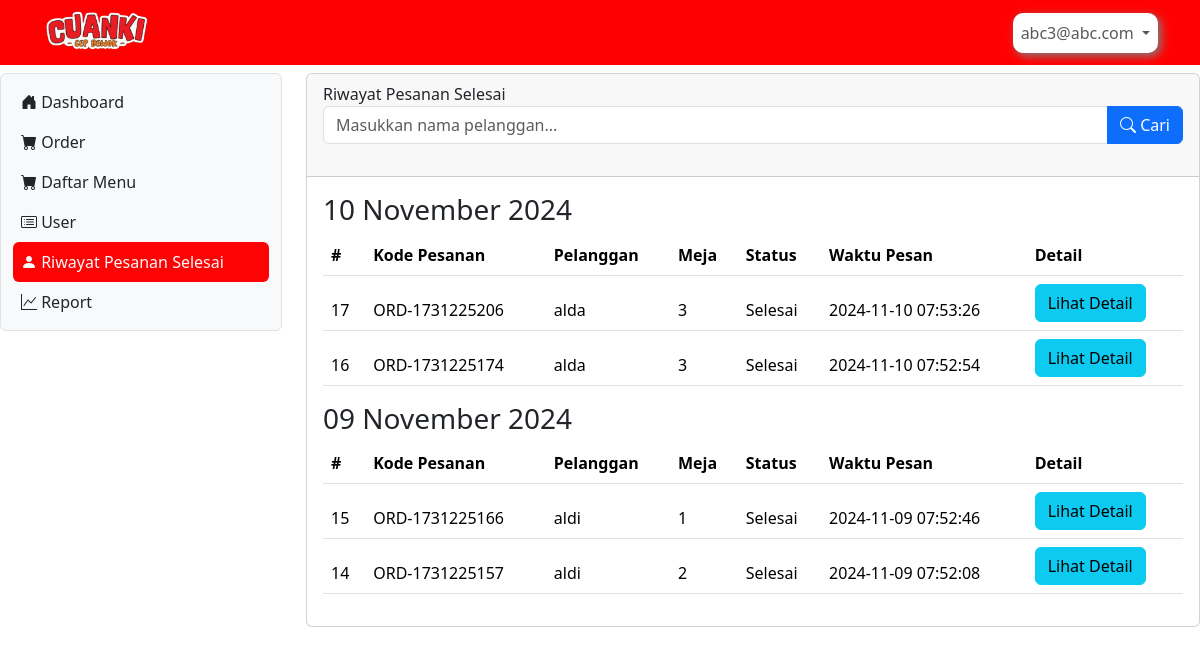
The page /riwayat (signed in) on the database its author committed.
### tables this page shows
CREATE TABLE `tb_user` (
  `id` int(11) NOT NULL,
  `username` varchar(255) NOT NULL,
  `password` varchar(255) NOT NULL,
  `alamat` varchar(255) NOT NULL,
  `level` int(11) NOT NULL,
  `nama` varchar(255) NOT NULL,
  `nohp` int(20) NOT NULL
);

CREATE TABLE `orders` (
  `id_order` int(11) NOT NULL,
  `kode_order` varchar(255) DEFAULT NULL,
  `pelanggan` varchar(255) DEFAULT NULL,
  `meja` varchar(255) DEFAULT NULL,
  `pelayan` int(11) NOT NULL,
  `status` varchar(255) DEFAULT NULL,
  `waktu_order` timestamp NOT NULL DEFAULT current_timestamp()
);

### riwayat.php (the view, shortened to what this page needs)
<?php
include 'koneksi.php';
?>
<div class="col-lg-9 mt-2">
    <div class="card">
        <div class="card-header">
            Riwayat Pesanan Selesai
            <form method="POST" action="" class="d-flex mb-4">
                <div class="input-group">
                    <input type="text" name="nama_pelanggan" id="nama_pelanggan" class="form-control" placeholder="Masukkan nama pelanggan..." value="<?php echo isset($_POST['nama_pelanggan']) ? $_POST['nama_pelanggan'] : ''; ?>">
                    <button type="submit" name="search" class="btn btn-primary">
                        <i class="bi bi-search"></i> Cari
                    </button>
                </div>
            </form>
        </div>
        <div class="card-body">
            <?php
            if (isset($_POST['search']) && !empty($_POST['nama_pelanggan'])) {
                $nama_pelanggan = $_POST['nama_pelanggan'];
                $query = "SELECT * FROM orders WHERE status = 'Selesai' AND pelanggan LIKE '%$nama_pelanggan%' ORDER BY DATE(waktu_order) DESC, waktu_order DESC";
            } else {
                $query = "SELECT * FROM orders WHERE status = 'Selesai' ORDER BY DATE(waktu_order) DESC, waktu_order DESC";
            }
            $result = mysqli_query($koneksi, $query);
            if (mysqli_num_rows($result) > 0) {
                $previous_date = '';
                while ($row = mysqli_fetch_assoc($result)) {
                    $order_date = date('Y-m-d', strtotime($row['waktu_order']));
                    if ($order_date != $previous_date) {
                        if ($previous_date != '') {
                            echo '</tbody></table>';
                        }
                        echo '<h3>' . date('d F Y', strtotime($order_date)) . '</h3>';
                        echo '<table class="table table-striped">';
                        echo '<thead><tr><th>#</th><th>Kode Pesanan</th><th>Pelanggan</th><th>Meja</th><th>Status</th><th>Waktu Pesan</th><th>Detail</th>';
                    }
                    $id_order = $row['id_order'];
                    echo '<tr>';
                    echo '<td>' . $row['id_order'] . '</td>';
                    echo '<td>' . $row['kode_order'] . '</td>';
                    echo '<td>' . $row['pelanggan'] . '</td>';
                    echo '<td>' . $row['meja'] . '</td>';
                    echo '<td>' . $row['status'] . '</td>';
                    echo '<td>' . $row['waktu_order'] . '</td>';
                    $detailQuery = "SELECT * FROM order_details WHERE id_order = '$id_order'";
                    $detailResult = mysqli_query($koneksi, $detailQuery);
                    $detailData = [];
                    while ($detailRow = mysqli_fetch_assoc($detailResult)) {
                        $detailData[] = $detailRow;
                    }
                    echo '<td>';
                    if (count($detailData) > 0) {
                        echo '<button class="btn btn-info" data-bs-toggle="collapse" data-bs-target="#detail_' . $id_order . '" aria-expanded="false" aria-controls="detail_' . $id_order . '">Lihat Detail</button>';
                    } else {
                        echo 'Tidak ada detail pesanan.';
                    }
                    echo '</td>';
                    echo '</tr>';
                    $previous_date = $order_date;
                }
                echo '</tbody></table>';
            } else {
                echo '<p>Tidak ada pesanan saat ini.</p>';
            }
            ?>
        </div>
    </div>
</div>

### header.php (shortened to what this page needs)
<nav class="navbar navbar-expand sticky-top" style="background-color: #FF0000;">
  <div class="container-lg">
    <img src="Assets/logo_cuanki.png" alt="" style="width: 110px; height: auto;">
    <div class="collapse navbar-collapse justify-content-end" id="navbarNavDropdown">
      <ul class="navbar-nav">
        <?php
        if (!empty($_SESSION['cuanki_viral'])) {
        ?>
          <li class="nav-item dropdown">
            <a class="nav-link dropdown-toggle" href="#" role="button" data-bs-toggle="dropdown" aria-expanded="false" style="background-color: #FFFFFF; border-radius: 10px; box-shadow: 3px 3px 10px grey;">
              <?php
              echo $hasil['username'];
              ?>
            </a>
          </li>
        <?php
        }
        ?>
      </ul>
    </div>
  </div>
</nav>

### rows shown on the page
tb_user: username "abc3@abc.com"
orders: waktu_order "10 November 2024", id_order "17", kode_order "ORD-1731225206", pelanggan "alda", meja "3", status "Selesai", waktu_order "2024-11-10 07:53:26"
orders: id_order "16", kode_order "ORD-1731225174", pelanggan "alda", meja "3", status "Selesai", waktu_order "2024-11-10 07:52:54"
orders: waktu_order "09 November 2024", id_order "15", kode_order "ORD-1731225166", pelanggan "aldi", meja "1", status "Selesai", waktu_order "2024-11-09 07:52:46"
orders: id_order "14", kode_order "ORD-1731225157", pelanggan "aldi", meja "2", status "Selesai", waktu_order "2024-11-09 07:52:08"
